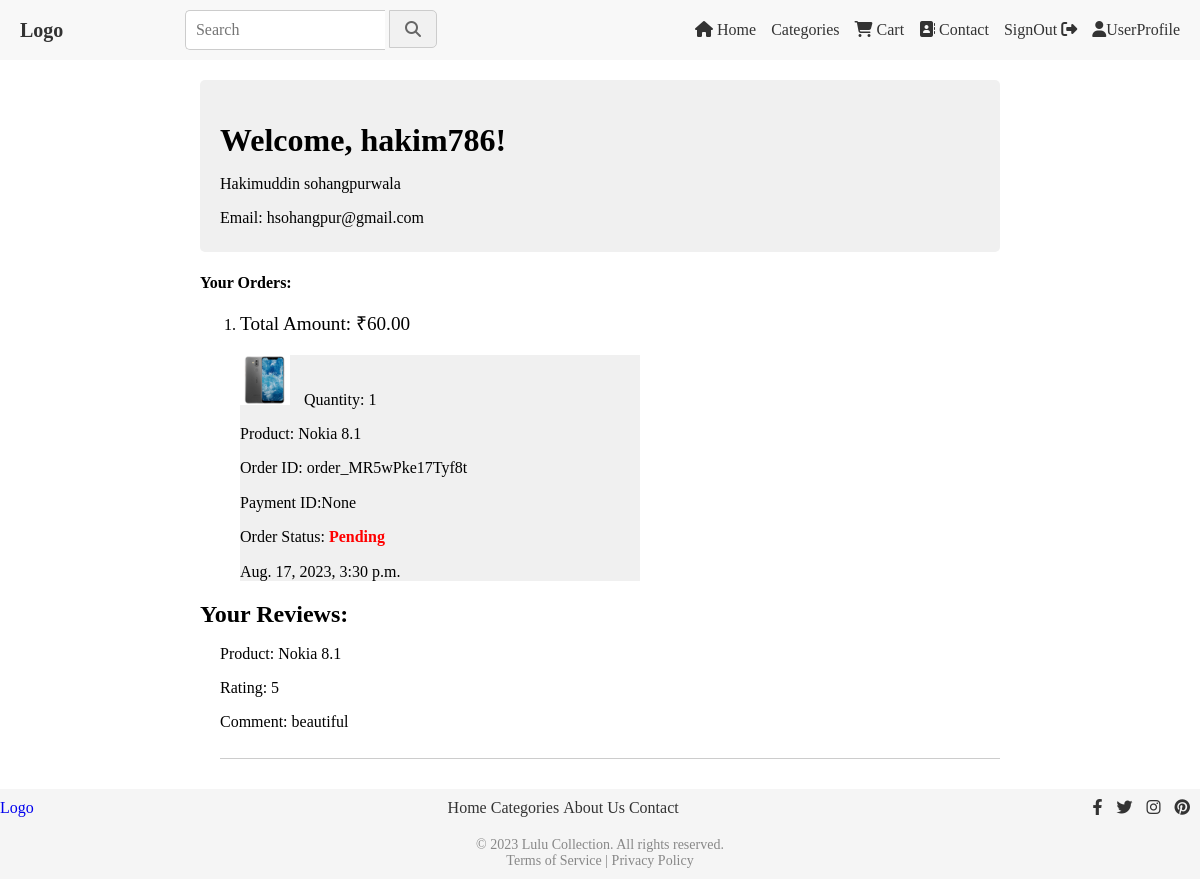
Page /userprofile/ (signed in) on the earlier database version.
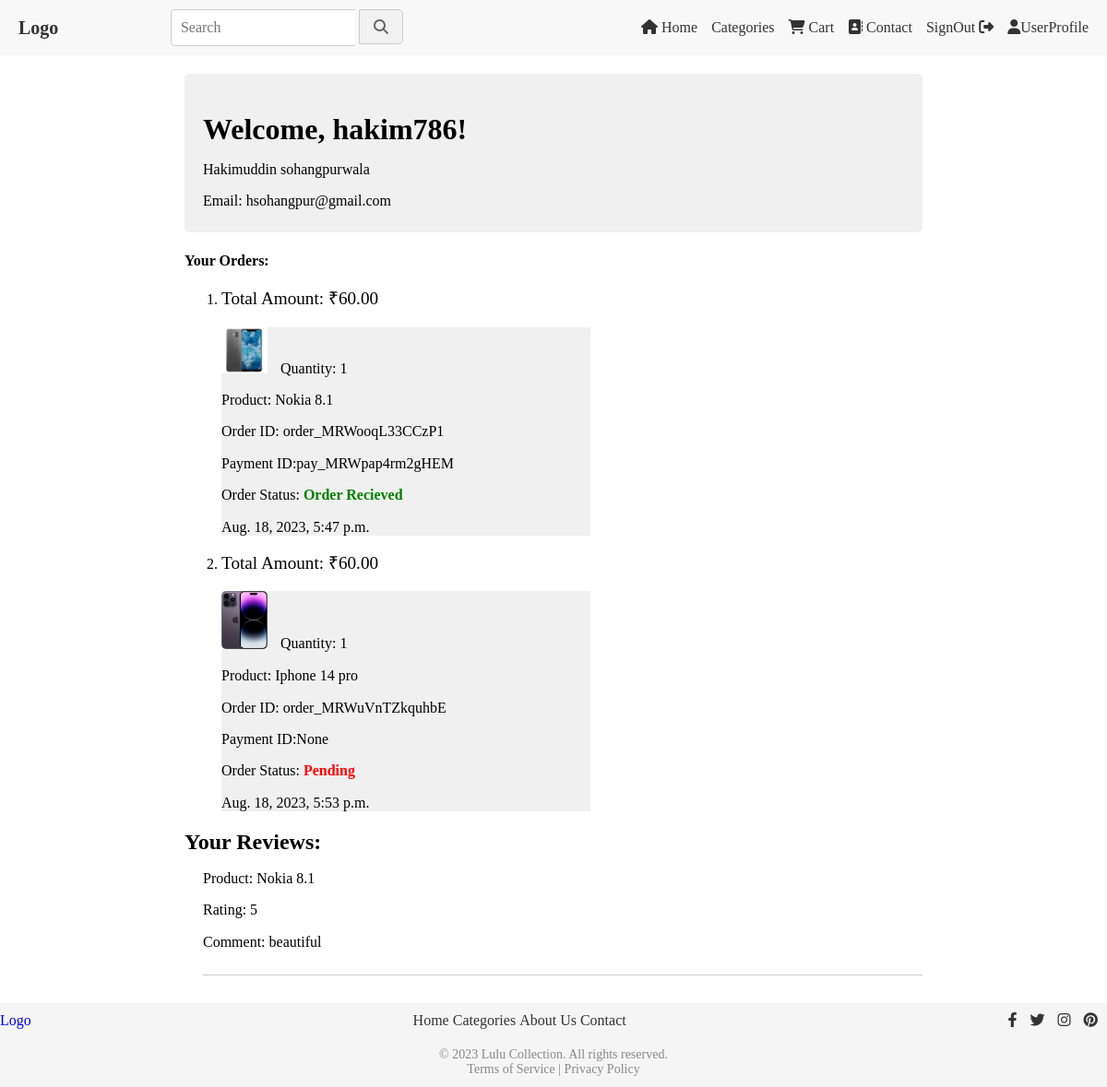
Same page on the later database version.
### cart/models.py (models this page shows, shortened)
class Order(models.Model):
    user = models.ForeignKey(User, on_delete=models.CASCADE)
    created_at = models.DateTimeField(auto_now_add=True)
    total_amount = models.DecimalField(max_digits=10, decimal_places=2)
    is_paid = models.BooleanField(default=False)
    razor_pay_order_id = models.CharField(max_length=150, null=True, blank=True)
    razor_pay_payment_id = models.CharField(max_length=150, null=True, blank=True)
    razor_pay_payment_signature = models.CharField(max_length=150, null=True, blank=True)

class OrderItem(models.Model):
    order = models.ForeignKey(Order, on_delete=models.CASCADE)
    product = models.ForeignKey(Product, on_delete=models.CASCADE)
    quantity = models.PositiveIntegerField(default=1)

class Product(models.Model):
    name = models.CharField(max_length=200)
    description = models.TextField()
    price = models.DecimalField(max_digits=8, decimal_places=2)
    initial_stock = models.PositiveIntegerField(default=0)  # Add initial stock field
    stock = models.PositiveIntegerField(default=0)  # Add remaining stock field
    category = models.ForeignKey(Category, on_delete=models.CASCADE)
    seller = models.ForeignKey(Seller, on_delete=models.CASCADE)
    image = models.ImageField(upload_to='product_images')
    def __str__(self):
        return self.name

class Review(models.Model):
    product = models.ForeignKey(Product, on_delete=models.CASCADE)
    user = models.ForeignKey(User, on_delete=models.CASCADE)
    rating = models.IntegerField(validators=[
            MinValueValidator(1, message='Rating should not be less than 1.'),
            MaxValueValidator(5, message='Rating should not be greater than 5.')
        ])
    comment = models.TextField()
    created_at = models.DateTimeField(auto_now_add=True)

### cart/views.py (the view)
# urls.py: path('userprofile/', views.userprofile, name='userprofile'),
@login_required(login_url='signin')
def userprofile(request):
    user = request.user
    orders = Order.objects.filter(user=user)
    order_data = []
    for order in orders:
        order_items = OrderItem.objects.filter(order=order)
        order_data.append({
            'order': order,
            'order_items': order_items
        })
    return render(request, 'userprofile.html', {'user':user, 'order_data': order_data})

### templates/userprofile.html (shortened to what this page needs)
    <link rel="stylesheet" href="https://cdnjs.cloudflare.com/ajax/libs/normalize/8.0.1/normalize.min.css">
    <link rel="stylesheet" href="/css/userprofile.css">
{% extends 'base.html' %}
{% block content %}
<body>
    <div class="container">
        <div class="profile-info">
            <h1>Welcome, {{ user.username }}!</h1>
            {% if user.first_name and user.last_name  %} <p> {{ user.first_name }} {{user.last_name}}</p> {% endif %}
            {% if user.email %} <p>Email: {{ user.email }}</p> {% endif %}
        </div>
        <h4>Your Orders:</h4>
            <ol id="user-order">
                {% for order_entry in order_data %}
            <li >
               <p id="user-total">Total Amount: &#8377;{{ order_entry.order.total_amount }}</p>
                <ul>
                    {% for order_item in order_entry.order_items %}
                        <li>
                            <img class="product-img" src="{{order_item.product.image.url}}" alt="">
                            <span>Quantity: {{ order_item.quantity }}</span><p>Product: {{ order_item.product }}</p>
                            <p>Order ID: {{order_entry.order.razor_pay_order_id}}</p>
                            <p>Payment ID:{{order_entry.order.razor_pay_payment_id}}</p>
                            <p>Order Status:
                                {% if order_item.order.is_paid %}
                                <span class="completed-status">Order Recieved</span>
                                {% else %}
                                <span class="pending-status">Pending</span>
                                {% endif %}
                            </p>
                            <p>{{order_entry.order.created_at}}</p>
                        </li>
                    {% endfor %}
                </ul>
             {% empty %}
            No Order yet.
        {% endfor %}
            </ol>
        <div class="profile-reviews">
            <h2>Your Reviews:</h2>
            <ul>
                {% for review in user.review_set.all %}
                    <li>
                        <p>Product: {{ review.product.name }}</p>
                        <p>Rating: {{ review.rating }}</p>
                        <p>Comment: {{ review.comment }}</p>
                    </li>
                {% empty %}
                    <li>No reviews yet.</li>
                {% endfor %}
            </ul>
        </div>
    </div>
</body>
{% endblock %}

### templates/base.html (shortened to what this page needs)
<link rel="stylesheet" href="/css/base.css">
  {% include 'navbar.html' %}
  <div class="content">
  <div class="loaded-content">
    {% block content %}
    {% endblock %}
</div>
  </div>
<div class="base-footer"> {% include 'footer.html' %}</div>

### templates/navbar.html (shortened to what this page needs)
<!DOCTYPE html>
<html lang="en">
<head>
    <link rel="stylesheet" href="/css/navbar.css">
    <link rel="stylesheet" href="https://cdnjs.cloudflare.com/ajax/libs/font-awesome/5.15.3/css/all.min.css">
    <link rel="stylesheet" href="https://cdn.jsdelivr.net/npm/bootstrap-icons@1.10.5/font/bootstrap-icons.css">
</head>
<body>
<nav class="navbar">
    <a class="logo" href="{% url 'Homepage' %}"> Logo</a>
    <div class="search-container">
        <input type="text" class="search-box" placeholder="Search">
        <button class="search-button">
            <i class="fa fa-search"></i>
        </button>
    </div>
    <ul class="nav-links">
        <li><a href="{% url 'Homepage' %}"><i class="fa fa-home"></i> Home</a></li>
        <li><a href="{% url 'categories_product' %}">Categories</a></li>
        <li><a class="nav-link" href="{% url 'cart_view' %}"><i class="fas fa-shopping-cart"></i> Cart</a></li>
        <li><a href="#"><i class="fa fa-thin fa-address-book"></i> Contact</a></li>
        {% if user.is_authenticated %}
        <li><a href="{% url 'signout' %}">SignOut <i class="fas fa-sign-out-alt"></i></a></li>
        {% if request.user.seller %}
        <li><a href="{% url 'sellerprofile' %}"> <i class="fas fa-user"></i>SellerProfile</a></li>
        {% elif request.user %}
        <li><a href="{% url 'userprofile' %}"> <i class="fas fa-user"></i>UserProfile</a></li>
         {% endif %}
        {% else %}
        <li><a href="{% url 'signin' %}"><i class="fas fa-sign-in-alt"></i> SignIn/SignUp</a></li>
        {% endif %}
    </ul>
</nav>
</body>
</html>

### templates/footer.html (shortened to what this page needs)
<link rel="stylesheet" href="/css/footer.css">
<link rel="stylesheet" href="https://cdnjs.cloudflare.com/ajax/libs/font-awesome/6.4.0/css/all.min.css">
<footer class="footer">
    <div class="footer-container">
      <div class="footer-logo">
        <a href="{% url 'Homepage' %}">Logo</a>
      </div>
      <div class="footer-links">
        <ul class="footer-menu">
          <li><a href="{% url 'Homepage' %}">Home</a></li>
          <li><a href="{% url 'categories_product' %}">Categories</a></li>
          <li><a href="{% url 'about_us' %}">About Us</a></li>
          <li><a href="#">Contact</a></li>
        </ul>
      </div>
      <div class="footer-social">
        <ul class="social-icons">
          <li><a href="#"><i class="fab fa-facebook-f"></i></a></li>
          <li><a href="#"><i class="fab fa-twitter"></i></a></li>
          <li><a href="#"><i class="fab fa-instagram"></i></a></li>
          <li><a href="#"><i class="fab fa-pinterest"></i></a></li>
        </ul>
      </div>
    </div>
    <div class="footer-legal">
      <p>&copy; 2023 Lulu Collection. All rights reserved.</p>
      <p><a href="#">Terms of Service</a> | <a href="#">Privacy Policy</a></p>
    </div>
  </footer>

### media/css/userprofile.css (style rules this page uses)
body, ul { margin: 0; padding: 0; list-style: none; }
.container { max-width: 800px; margin: 0 auto; padding: 20px; }
.profile-info { background-color: #f0f0f0; padding: 20px; border-radius: 5px; margin-bottom: 20px; }
.product-img { max-width: 50px; height: auto; margin-right: 10px; }
.profile-reviews h2 { margin-top: 20px; margin-bottom: 10px; }
.profile-reviews ul { padding-left: 20px; }
.profile-reviews li { margin-bottom: 10px; border-bottom: 1px solid #ccc; padding-bottom: 10px; }
.profile-info h1 { margin-bottom: 10px; }
.profile-info p { margin-bottom: 5px; }
.pending-status { color: red; font-weight: bold; }
.completed-status { color: green; font-weight: bold; }
#user-order ul li { margin-bottom: 15px; width: 400px; height: auto; background-color: #f0f0f0; }
#user-total { font-size: 1.2rem; }

### media/css/base.css (style rules this page uses)
.loaded-content { display: none; }

### media/css/navbar.css (style rules this page uses)
.navbar { background: #f8f8f8; display: flex; justify-content: space-between; align-items: center; padding: 10px 20px; position: sticky; top: 0; }
.logo { font-weight: bold; font-size: 20px; color: #333; text-decoration: none; }
.nav-links { list-style: none; display: flex; flex-direction: row; justify-content: flex-end; margin: 0; padding: 0; }
.nav-links li { margin-left: 15px; }
.nav-links a { color: #333; text-decoration: none; transition: color 0.3s ease; }
.search-container { position: relative; display: inline-block; }
.search-box { padding: 10px; border: 1px solid #ccc; border-right: none; border-radius: 5px 0 0 5px; outline: none; width: 200px; transition: box-shadow 0.3s ease-in-out; }
.search-button { border: 1px solid #ccc; background-color: #f1f1f1; padding: 10px 15px; border-radius: 0 5px 5px 0; outline: none; cursor: pointer; transition: background-color 0.3s ease-in-out; }
.fa-search { color: #666; }

### media/css/footer.css (style rules this page uses)
.footer { background-color: #f5f5f5; padding: 10px 0; bottom: 0; position: relative; }
.footer-container { display: flex; justify-content: space-between; align-items: center; flex-wrap: wrap; }
.footer-links ul { list-style: none; margin: 0; padding: 0; }
.footer-links li { display: block; margin-bottom: 10px; }
.footer-links a { text-decoration: none; color: #333; }
.footer-social .social-icons { list-style: none; margin: 0; padding: 0; }
.footer-social .social-icons li { display: inline-block; margin-right: 10px; }
.footer-social .social-icons a { text-decoration: none; color: #333; }
.footer-legal { text-align: center; margin-top: 20px; }
.footer-legal p { margin: 0; font-size: 14px; color: #888; }
.footer-legal a { color: #888; text-decoration: none; }
.footer-logo a { text-decoration: none; }
@media screen and (min-width: 768px) { .footer-links li { display: inline-block; margin-bottom: 0; } }

Differences in the rows shown:
removed Order: order.total_amount "60.00", order.razor_pay_order_id "order_MR5wPke17Tyf8t", order.razor_pay_payment_id "None", order.created_at "Aug. 17, 2023, 3:30 p.m."
removed OrderItem: product.image (picture), quantity "1", product "Nokia 8.1", shows "Pending", shown under "60.00"
added Order: order.total_amount "60.00", order.razor_pay_order_id "order_MRWooqL33CCzP1", order.razor_pay_payment_id "pay_MRWpap4rm2gHEM", order.created_at "Aug. 18, 2023, 5:47 p.m."
added OrderItem: product.image (picture), quantity "1", product "Nokia 8.1", shows "Order Recieved", shown under "60.00"
added Order: order.total_amount "60.00", order.razor_pay_order_id "order_MRWuVnTZkquhbE", order.razor_pay_payment_id "None", order.created_at "Aug. 18, 2023, 5:53 p.m."
added OrderItem: product.image (picture), quantity "1", product "Iphone 14 pro", shows "Pending", shown under "60.00"
